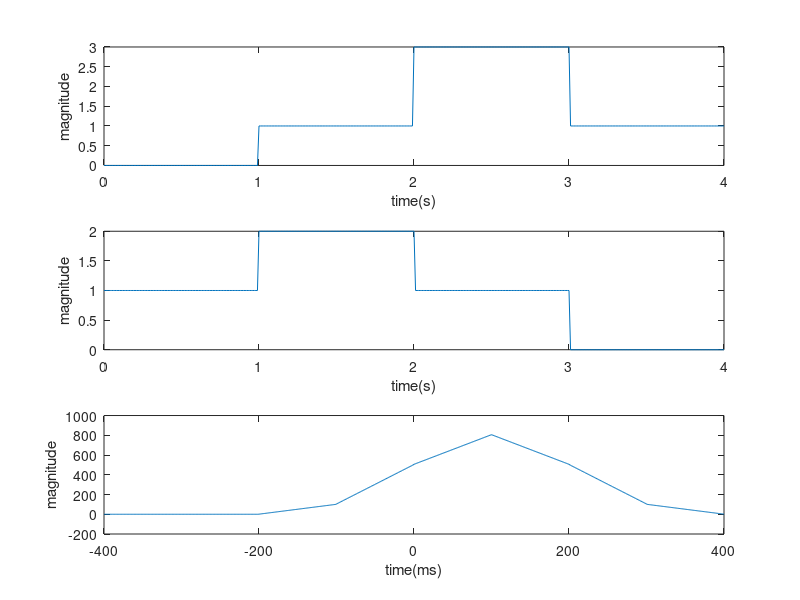

The MATLAB source for this figure:
clc;
clear all;
Fs=100;
t=0:1/Fs:4;
s1=t>=1 &t<=4;
s2=t>=2 &t<=3;
s=s1+2*s2;
d1=t>=0 &t<=3;
d2=t>=1 &t<=2;
d=d1+d2;
Maxlength=length(t)-1;
A=-Maxlength:Maxlength;
c=xcorr(s,d);
subplot(3,1,1)
plot(t,s)
xlabel('time(s)');
ylabel('magnitude');
subplot(3,1,2)
plot(t,d)
xlabel('time(s)');
ylabel('magnitude');
subplot(3,1,3)
plot(A,c)
xlabel('time(ms)');
ylabel('magnitude');


